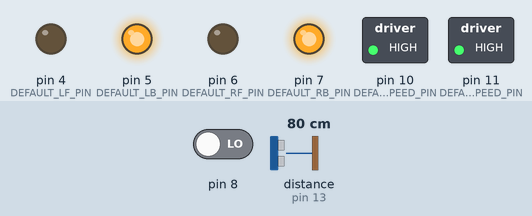
Simulated run of this sketch. Board: Arduino Uno, built with avr-gcc and run on an emulated ATmega328P. Parts: switched loads named in the sketch (green lamp = pin HIGH), output pins drawn as LEDs (lit = HIGH). The inputs (shaded band) are chosen by the test bench; at power-on: pin 8 LOW, distance to the obstacle (sensor on pin 13) 80 cm. The echo pulse lasts 58.3 µs per cm; what the sketch prints to the serial monitor is not drawn.

Above: at 1.7 s.
1.8 s: pin 8 driven HIGH
At 3.5 s:
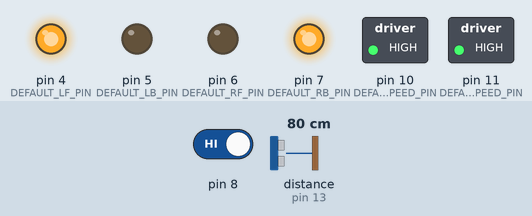
4.1 s: distance to the obstacle (sensor on pin 13) set to 44 cm
5.6 s: distance to the obstacle (sensor on pin 13) set to 37 cm
At 6.8 s:
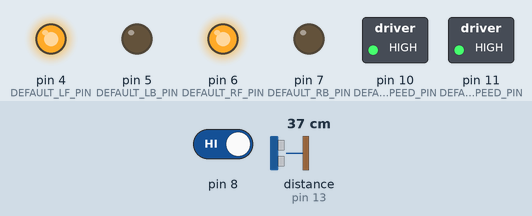
7.1 s: distance to the obstacle (sensor on pin 13) set to 60 cm
At 8.0 s:
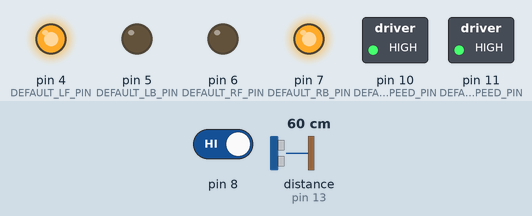
8.6 s: distance to the obstacle (sensor on pin 13) set to 2 cm
At 10.0 s:
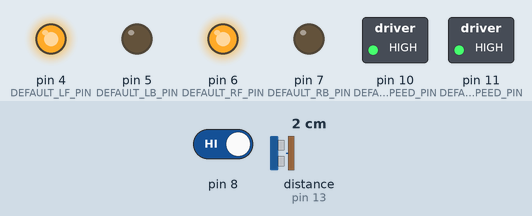
Timing chart, 0 to 11.1 s (numbered marks = the images above; inputs shaded):
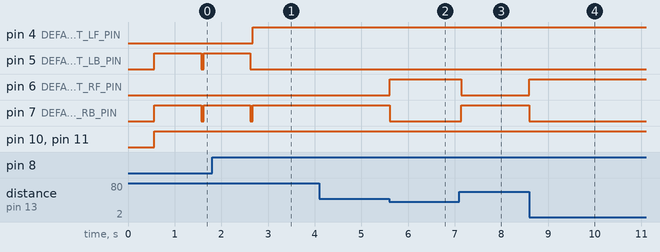

Measured:
- the behaviour switches between 40 and 39 cm on distance to the obstacle (sensor on pin 13) (found by bisection; images 1 and 2)
- after the input at 1.8 s, pin 4 (DEFAULT_LF_PIN): LOW → HIGH after 0.88 s; pin 5 (DEFAULT_LB_PIN): goes on until 2.6 s, then stays LOW; pin 7 (DEFAULT_RB_PIN): goes on until 2.7 s, then stays HIGH
- after the input at 4.1 s, every drawn part: stays the same
- after the input at 5.6 s, pin 6 (DEFAULT_RF_PIN): LOW → HIGH at once; pin 7 (DEFAULT_RB_PIN): HIGH → LOW at once
- after the input at 7.1 s, pin 6 (DEFAULT_RF_PIN): HIGH → LOW at once; pin 7 (DEFAULT_RB_PIN): LOW → HIGH at once
- after the input at 8.6 s, pin 6 (DEFAULT_RF_PIN): LOW → HIGH at once; pin 7 (DEFAULT_RB_PIN): HIGH → LOW at once

The sketch:

TEST.ino
```cpp
#include"motor_setup.h"
Robot robot(4,5,6,7);

void setup() {
//  delay(5000);
  robot.set_ir_line_pin(8);
}

void loop() {
  int dist = robot.get_distance();
  if(robot.get_ir_line()=='b'){
    robot.move(0,1,0,1,1000);
    robot.move(0,0,0,0);
  }
  else{
    if(dist<40 and dist>0){
      robot.move(1,0,1,0);
    }
    if(dist>40 or dist==0){
      robot.move(1,0,0,1);
    }
  }
}
```

default_definations.h
```cpp
#define DEFAULT_LF_PIN 4
#define DEFAULT_LB_PIN 5
#define DEFAULT_RF_PIN 6
#define DEFAULT_RB_PIN 7
#define DEFAULT_L_SPEED_PIN 10
#define DEFAULT_R_SPEED_PIN 11
#define DEFAULT_ULTRASONIC_TRIG_PIN 12
#define DEFAULT_ULTRASONIC_ECHO_PIN 13
#define DEFAULT_IR_LINE_PIN 2
```

motor_setup.cpp
```cpp
#include"motor_setup.h"
#include"default_definations.h"
// Begin realize constructors

// Default constructor
Robot::Robot(){
  Serial.begin(9600);
  Serial.println("Default constructor");
  Serial.end();

  set_motor_pin(DEFAULT_LF_PIN,DEFAULT_LB_PIN,DEFAULT_RF_PIN,DEFAULT_RB_PIN);
  set_motor_speed_pin(DEFAULT_L_SPEED_PIN,DEFAULT_R_SPEED_PIN);

  set_ultrasonic_pin(DEFAULT_ULTRASONIC_TRIG_PIN,DEFAULT_ULTRASONIC_ECHO_PIN);
  set_ir_line_pin(DEFAULT_IR_LINE_PIN);

  print_info_about_pins();
}
// Constructor only for motor pins without speed pins
Robot::Robot(int LF_SET_PIN, int LB_SET_PIN,
             int RF_SET_PIN, int RB_SET_PIN)
{
  Serial.begin(9600);
  Serial.println("Constructor only for motor pins without speed pins");
  Serial.end();

  set_motor_pin(LF_SET_PIN, LB_SET_PIN, RF_SET_PIN, RB_SET_PIN);
  set_motor_speed_pin(DEFAULT_L_SPEED_PIN,DEFAULT_R_SPEED_PIN);
  set_ultrasonic_pin(DEFAULT_ULTRASONIC_TRIG_PIN, DEFAULT_ULTRASONIC_ECHO_PIN);
  set_ir_line_pin(DEFAULT_IR_LINE_PIN);

  print_info_about_pins();
}
// Constructor for motor and speed pins
Robot::Robot(int LF_SET_PIN,int LB_SET_PIN,
      int RF_SET_PIN,       int RB_SET_PIN,
      int L_SPEED_SET_PIN,  int R_SPEED_SET_PIN)
{
  Serial.begin(9600);
  Serial.println("Constructor for motor and speed pins");
  Serial.end();

  set_motor_pin(LF_SET_PIN, LB_SET_PIN, RF_SET_PIN, RB_SET_PIN);
  set_motor_speed_pin(L_SPEED_SET_PIN, R_SPEED_SET_PIN);
  set_ultrasonic_pin(DEFAULT_ULTRASONIC_TRIG_PIN, DEFAULT_ULTRASONIC_ECHO_PIN);
  set_ir_line_pin(DEFAULT_IR_LINE_PIN);

  print_info_about_pins();
}
// Constructor for motor, speed, and ultrasonic pins
Robot::Robot(int LF_SET_PIN, int LB_SET_PIN,
             int RF_SET_PIN, int RB_SET_PIN,
             int L_SPEED_SET_PIN, int R_SPEED_SET_PIN,
             int TRIG_SET_PIN, int ECHO_SET_PIN){
  Serial.begin(9600);
  Serial.println("Constructor for motor, speed, and ultrasonic pins");
  Serial.end();

  set_motor_pin(LF_SET_PIN, LB_SET_PIN, RF_SET_PIN, RB_SET_PIN);
  set_motor_speed_pin(L_SPEED_SET_PIN, R_SPEED_SET_PIN);
  set_ultrasonic_pin(TRIG_SET_PIN, ECHO_SET_PIN);
  set_ir_line_pin(DEFAULT_IR_LINE_PIN);

  print_info_about_pins();
}
// Constructor for motor, speed, ultrasonic and ir-line pins
Robot::Robot(int LF_SET_PIN, int LB_SET_PIN,
          int RF_SET_PIN, int RB_SET_PIN,
          int L_SPEED_SET_PIN, int R_SPEED_SET_PIN,
          int TRIG_SET_PIN, int ECHO_SET_PIN,
          int IR_LINE_SET_PIN)
{
  Serial.begin(9600);
  Serial.println("Constructor for motor, speed, ultrasonic and ir-line pins");
  Serial.end();

  set_motor_pin(LF_SET_PIN, LB_SET_PIN, RF_SET_PIN, RB_SET_PIN);
  set_motor_speed_pin(L_SPEED_SET_PIN, R_SPEED_SET_PIN);
  set_ultrasonic_pin(TRIG_SET_PIN, ECHO_SET_PIN);
  set_ir_line_pin(IR_LINE_SET_PIN);

  print_info_about_pins();
}
///////////////////////////////////////////////////////////////////
// End realize constructors


// Begin set functions

void Robot::set_motor_pin(int LF_SET_PIN, int LB_SET_PIN,
                       int RF_SET_PIN, int RB_SET_PIN)
{
  LF_PIN = LF_SET_PIN;
  LB_PIN = LB_SET_PIN;
  RF_PIN = RF_SET_PIN;
  RB_PIN = RB_SET_PIN;
  L_SPEED_PIN = DEFAULT_L_SPEED_PIN;
  R_SPEED_PIN = DEFAULT_R_SPEED_PIN;
  set_pins_to_output();
}

void Robot::set_motor_pin(int LF_SET_PIN, int LB_SET_PIN,
                       int RF_SET_PIN, int RB_SET_PIN,
                       int L_SPEED_SET_PIN, int R_SPEED_SET_PIN)
{
  LF_PIN = LF_SET_PIN;
  LB_PIN = LB_SET_PIN;
  RF_PIN = RF_SET_PIN;
  RB_PIN = RB_SET_PIN;
  L_SPEED_PIN = L_SPEED_SET_PIN;
  R_SPEED_PIN = R_SPEED_SET_PIN;
  set_pins_to_output();
}
void Robot::set_motor_speed_pin(int L_SPEED_SET_PIN, int R_SPEED_SET_PIN){
  L_SPEED_PIN = L_SPEED_SET_PIN;
  R_SPEED_PIN = R_SPEED_SET_PIN;
  set_pins_to_output();
}

void Robot::set_ultrasonic_pin(int TRIG_SET_PIN, int ECHO_SET_PIN)
{
  ULTRASONIC_PIN[0] = TRIG_SET_PIN;
  ULTRASONIC_PIN[1] = ECHO_SET_PIN;
}
void Robot::set_ir_line_pin(int IR_LINE_SET_PIN)
{
  IR_LINE_PIN = IR_LINE_SET_PIN;
}
// End set functions

// Begin get functions
int Robot::get_distance(){
  delay(50);
  NewPing sonar(ULTRASONIC_PIN[0],ULTRASONIC_PIN[1]);
  return sonar.ping_cm();
}
int Robot::get_ir_line(){
  return digitalRead(IR_LINE_PIN)?'w':'b';
}
// End get functions

// Begin move functions
void Robot::set_speed_value(int L_SPEED_VALUE, int R_SPEED_VALUE)
{
  analogWrite(L_SPEED_PIN, L_SPEED_VALUE);
  analogWrite(R_SPEED_PIN, R_SPEED_VALUE);
}
void Robot::move(bool LF_MOVE_COMMAND, bool LB_MOVE_COMMAND, bool RF_MOVE_COMMAND, bool RB_MOVE_COMMAND)
{
  set_speed_value(255,255);
  digitalWrite(LF_PIN, LF_MOVE_COMMAND);
  digitalWrite(LB_PIN, LB_MOVE_COMMAND);
  digitalWrite(RF_PIN, RF_MOVE_COMMAND);
  digitalWrite(RB_PIN, RB_MOVE_COMMAND);
}
void Robot::move(bool LF_MOVE_COMMAND, bool LB_MOVE_COMMAND, bool RF_MOVE_COMMAND, bool RB_MOVE_COMMAND, int TIME_DELAY)
{
  set_speed_value(255,255);
  digitalWrite(LF_PIN, LF_MOVE_COMMAND);
  digitalWrite(LB_PIN, LB_MOVE_COMMAND);
  digitalWrite(RF_PIN, RF_MOVE_COMMAND);
  digitalWrite(RB_PIN, RB_MOVE_COMMAND);
  delay(TIME_DELAY);
}

void Robot::move(bool LF_COMMAND, bool LB_COMMAND,
                  bool RF_COMMAND, bool RB_COMMAND,
                  int L_SPEED_VALUE, int R_SPEED_VALUE)
{
  set_speed_value(L_SPEED_VALUE,R_SPEED_VALUE);
  digitalWrite(LF_PIN, LF_COMMAND);
  digitalWrite(LB_PIN, LB_COMMAND);
  digitalWrite(RF_PIN, RF_COMMAND);
  digitalWrite(RB_PIN, RB_COMMAND);
}

void Robot::move( bool LF_MOVE_COMMAND, bool LB_MOVE_COMMAND,
                  bool RF_MOVE_COMMAND, bool RB_MOVE_COMMAND,
                  int L_SPEED_VALUE, int R_SPEED_VALUE, int TIME_DELAY)
{
  set_speed_value(L_SPEED_VALUE,R_SPEED_VALUE);
  digitalWrite(LF_PIN, LF_MOVE_COMMAND);
  digitalWrite(LB_PIN, LB_MOVE_COMMAND);
  digitalWrite(RF_PIN, RF_MOVE_COMMAND);
  digitalWrite(RB_PIN, RB_MOVE_COMMAND);
  delay(TIME_DELAY);
}
// End move functions
void Robot::set_pins_to_output(){
  pinMode(LF_PIN,OUTPUT);
  pinMode(LB_PIN,OUTPUT);
  pinMode(RF_PIN,OUTPUT);
  pinMode(RB_PIN, OUTPUT);
  pinMode(L_SPEED_PIN,OUTPUT);
  pinMode(R_SPEED_PIN,OUTPUT);
}
void Robot::print_info_about_pins(){
  Serial.begin(9600);
  Serial.println("MOTOR PINS\n_________________________________________________");
  Serial.println("\tLeft  Forward  -> " +(String)LF_PIN+"pin\t| Left  Backward  -> " +(String)LB_PIN+"pin\n"+
                 "\tRight Forward  -> " +(String)RF_PIN+"pin\t| Right Backward  -> "+(String)RB_PIN+"pin\n"+
                 "\tLEFT_SPEED_PIN -> " +(String)L_SPEED_PIN+"pin\t| RIGHT_SPEED_PIN -> "+(String)R_SPEED_PIN+"pin");
  Serial.println("_________________________________________________");
  Serial.println("SENSOR PIN\n_________________________________________________");
  Serial.println("\tULTRASONIC: TRIG->"+(String)ULTRASONIC_PIN[0]+"pin  ECHO->"+(String)ULTRASONIC_PIN[1]+"pin");
  Serial.println("\tIR_LINE_PIN -> "+(String)IR_LINE_PIN+"pin");
  Serial.println("_________________________________________________");
  Serial.end();
}
```

motor_setup.h
```cpp
#include<NewPing.h>

class Robot{
  public:
    Robot();//
    Robot(int LF_SET, int LB_SET,
          int RF_SET, int RB_SET);//

    Robot(int LF_SET, int LB_SET,
          int RF_SET, int RB_SET,
          int L_SPEED, int R_SPEED);

    Robot(int LF_SET, int LB_SET,
          int RF_SET, int RB_SET,
          int L_SPEED, int R_SPEED,
          int TRIG, int ECHO);

    Robot(int LF_SET_PIN, int LB_SET_PIN,
          int RF_SET_PIN, int RB_SET_PIN,
          int L_SPEED_SET_PIN, int R_SPEED_SET_PIN,
          int TRIG_PIN, int ECHO_PIN,
          int IR_LINE_PIN);

    void set_motor_pin(int LF_SET_PIN, int LB_SET_PIN,
                       int RF_SET_PIN, int RB_SET_PIN);

    void set_motor_pin(int LF_SET_PIN, int LB_SET_PIN,
                       int RF_SET_PIN, int RB_SET_PIN,
                       int L_SPEED_PIN, int R_SPEED_PIN);

    void set_motor_speed_pin(int L_SPEED, int R_SPEED);
    void set_speed_value(int L_SPEED, int R_SPEED);
    void set_ultrasonic_pin(int TRIG_SET_PIN, int ECHO_SET_PIN);
    void set_ir_line_pin(int IR_LINE_SET_PIN);

    void move(bool LF_MOVE, bool LB_MOVE,
                  bool RF_MOVE, bool RB_MOVE);

    void move(bool LF_MOVE, bool LB_MOVE,
              bool RF_MOVE, bool RB_MOVE, int TIME_DELAY);

    void move(bool LF_MOVE, bool LB_MOVE,
                  bool RF_MOVE, bool RB_MOVE,
                  int L_SPEED, int R_SPEED);

    void move(bool LF_MOVE, bool LB_MOVE,
                  bool RF_MOVE, bool RB_MOVE,
                  int L_SPEED, int R_SPEED, int TIME_DELAY);

    int get_distance();
    int get_ir_line();

  private:
    int LF_PIN = 0;
    int LB_PIN = 0;
    int RF_PIN = 0;
    int RB_PIN = 0;
    int L_SPEED_PIN=0;
    int R_SPEED_PIN=0;
    int IR_LINE_PIN=0;
    int ULTRASONIC_PIN[2]={0,0};
    void print_info_about_pins();
    void set_pins_to_output();
};
```
